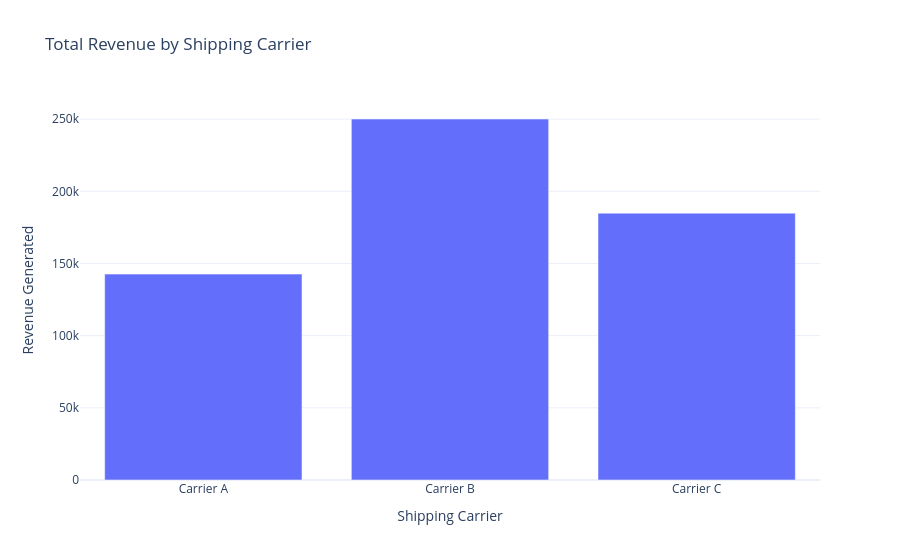

This figure's notebook cell:
### Markdown cell above
So 45% of the business comes from skincare products, 29.5% from haircare, and 25.5% from cosmetics. Now let’s have a look at the total revenue generated from shipping carriers:

### Code cell
total_revenue = data.groupby('Shipping carriers')['Revenue generated'].sum().reset_index()
fig = go.Figure()
fig.add_trace(go.Bar(x=total_revenue['Shipping carriers'], 
                     y=total_revenue['Revenue generated']))
fig.update_layout(title='Total Revenue by Shipping Carrier', 
                  xaxis_title='Shipping Carrier', 
                  yaxis_title='Revenue Generated')
fig.show()

### Figure 1 — Plotly figure (JSON) as saved in the notebook; plotly's stock layout.template omitted (floating-point values rounded to 4 significant figures)
{"data": [{"type": "bar", "x": ["Carrier A", "Carrier B", "Carrier C"], "y": [142600.0, 250100.0, 184900.0]}], "layout": {"title": {"text": "Total Revenue by Shipping Carrier"}, "xaxis": {"title": {"text": "Shipping Carrier"}}, "yaxis": {"title": {"text": "Revenue Generated"}}}}
